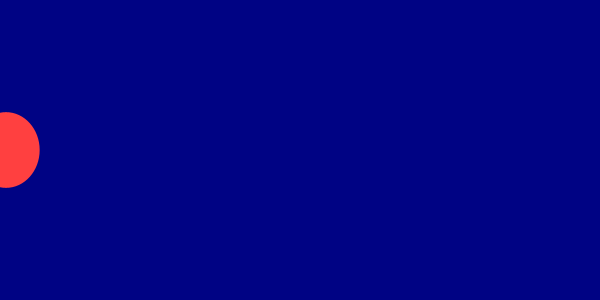
Frame 1 (no input)
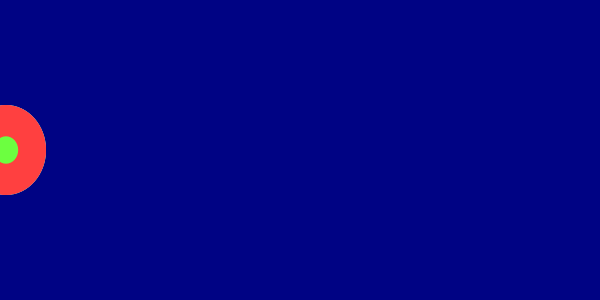
Frame 60 (the mouse pressed at the canvas centre just before this capture)
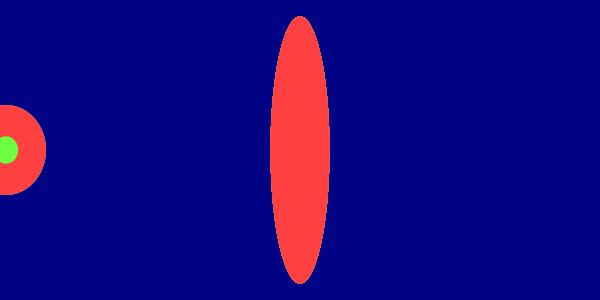
Frame 120 (the mouse held since frame 60 and released just before this capture)

The Processing sketch that drew these frames (run headless with seeded random() and noise(); from frame 60 on, the mouse is pressed at the canvas centre):

// Processing sketch: processing_176734
// ── processing_176734.pde

int counter;

void setup() {  //setup function called initially, only once
  size(600,300);
  background(900);  //set background white
  colorMode(HSB);   //set colors to Hue, Saturation, Brightness mode
  counter = 0;
}

void draw() {  //draw function loops 
  counter++;
  noStroke();
  fill(random(480),190,255,450);
  
  if(mousePressed == true) { //add some interaction
    ellipse(mouseX, mouseY, 59, 267);
  }
  else {
    ellipse(width/90, height/2, 80*sin(counter), 90*sin(counter));
  }
}
